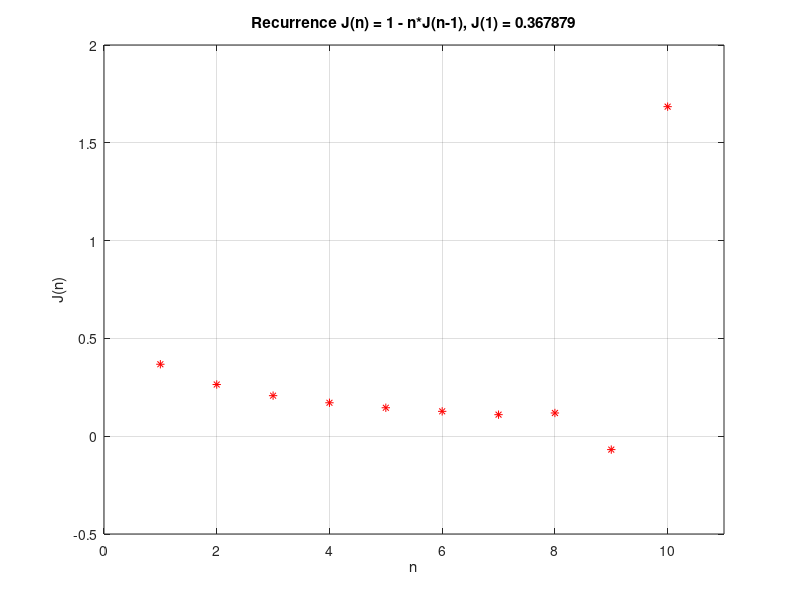
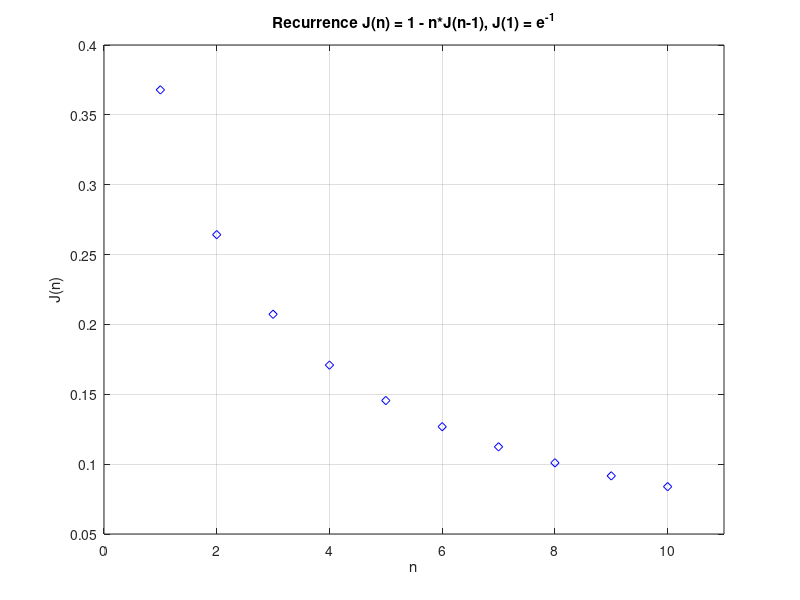

The MATLAB source for these figures, in order:
% MATH2089: File = tut01q5sol.m
% Numerical Methods Laboratory Week 01
% Question 5 solutions
%
% Effect of initial condition on recurrence for
% Jn = integral from 0 to 1 of x^n * exp(x-1)
%
% Jn is integral of a non-negative function so Jn > 0 all n

clear
format compact
format long
echo off

% Number of terms to evaluate
% After a few terms error in 6 decimal digit approximation
% to exp(-1) shows up, but not in full double precision values
nmax = 10;
% After enough terms even error in double precision (15 decimal digits)
% evaluation of exp(-1) causes problems
%nmax = 20;

% Recurrence using approximate starting value for e^{-1}
Ja1 = 0.367879
Ja(1) = Ja1;
for n = 2:nmax
   Ja(n) = 1 - n*Ja(n-1);
end;
Ja
figure(1)
plot(Ja, 'r*')
grid on
xlabel('n')
ylabel('J(n)')
title('Recurrence J(n) = 1 - n*J(n-1), J(1) = 0.367879')
xlim([0 nmax+1]);

% Recurrence using accurate starting value for e^{-1}
J1 = exp(-1)
J(1) = J1;
for n = 2:nmax
   J(n) = 1 - n*J(n-1);
end;
J
figure(2)
plot(J, 'bd')
grid on
xlabel('n')
ylabel('J(n)')
title('Recurrence J(n) = 1 - n*J(n-1), J(1) = e^{-1}')
xlim([0 nmax+1]);
